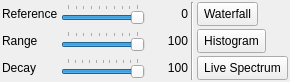
  <widget class="QDockWidget" name="displayDock">
   <property name="maximumSize">
    <size>
     <width>524287</width>
     <height>103</height>
    </size>
   </property>
   <property name="windowTitle">
    <string>Display Settings</string>
   </property>
   <attribute name="dockWidgetArea">
    <number>1</number>
   </attribute>
   <widget class="QWidget" name="dockWidgetContents_4">
    <property name="sizePolicy">
     <sizepolicy hsizetype="Preferred" vsizetype="Maximum">
      <horstretch>0</horstretch>
      <verstretch>0</verstretch>
     </sizepolicy>
    </property>
    <layout class="QGridLayout" name="gridLayout_5">
     <property name="margin">
      <number>2</number>
     </property>
     <property name="spacing">
      <number>3</number>
     </property>
     <item row="0" column="3">
      <widget class="QSlider" name="refLevel">
       <property name="toolTip">
        <string>Spectrum reference level</string>
       </property>
       <property name="minimum">
        <number>-9</number>
       </property>
       <property name="maximum">
        <number>0</number>
       </property>
       <property name="singleStep">
        <number>1</number>
       </property>
       <property name="pageStep">
        <number>1</number>
       </property>
       <property name="orientation">
        <enum>Qt::Horizontal</enum>
       </property>
       <property name="tickPosition">
        <enum>QSlider::TicksAbove</enum>
       </property>
       <property name="tickInterval">
        <number>1</number>
       </property>
      </widget>
     </item>
     <item row="3" column="2">
      <spacer name="verticalSpacer_4">
       <property name="orientation">
        <enum>Qt::Vertical</enum>
       </property>
       <property name="sizeHint" stdset="0">
        <size>
         <width>0</width>
         <height>0</height>
        </size>
       </property>
      </spacer>
     </item>
     <item row="0" column="2">
      <widget class="QLabel" name="label_5">
       <property name="text">
        <string>Reference</string>
       </property>
      </widget>
     </item>
     <item row="0" column="4">
      <widget class="QLabel" name="refLevelDisplay">
       <property name="minimumSize">
        <size>
         <width>40</width>
         <height>0</height>
        </size>
       </property>
       <property name="text">
        <string>0</string>
       </property>
       <property name="alignment">
        <set>Qt::AlignRight|Qt::AlignTrailing|Qt::AlignVCenter</set>
       </property>
      </widget>
     </item>
     <item row="1" column="4">
      <widget class="QLabel" name="levelRangeDisplay">
       <property name="minimumSize">
        <size>
         <width>40</width>
         <height>0</height>
        </size>
       </property>
       <property name="text">
        <string>100</string>
       </property>
       <property name="alignment">
        <set>Qt::AlignRight|Qt::AlignTrailing|Qt::AlignVCenter</set>
       </property>
      </widget>
     </item>
     <item row="1" column="2">
      <widget class="QLabel" name="label_6">
       <property name="text">
        <string>Range</string>
       </property>
      </widget>
     </item>
     <item row="1" column="3">
      <widget class="QSlider" name="levelRange">
       <property name="toolTip">
        <string>Spectrum range</string>
       </property>
       <property name="minimum">
        <number>1</number>
       </property>
       <property name="maximum">
        <number>10</number>
       </property>
       <property name="singleStep">
        <number>1</number>
       </property>
       <property name="pageStep">
        <number>1</number>
       </property>
       <property name="value">
        <number>10</number>
       </property>
       <property name="orientation">
        <enum>Qt::Horizontal</enum>
       </property>
       <property name="tickPosition">
        <enum>QSlider::TicksAbove</enum>
       </property>
       <property name="tickInterval">
        <number>1</number>
       </property>
      </widget>
     </item>
     <item row="2" column="2">
      <widget class="QLabel" name="label_7">
       <property name="text">
        <string>Decay</string>
       </property>
      </widget>
     </item>
     <item row="2" column="4">
      <widget class="QLabel" name="levelRangeDisplay_2">
       <property name="minimumSize">
        <size>
         <width>40</width>
         <height>0</height>
        </size>
       </property>
       <property name="text">
        <string>100</string>
       </property>
       <property name="alignment">
        <set>Qt::AlignRight|Qt::AlignTrailing|Qt::AlignVCenter</set>
       </property>
      </widget>
     </item>
     <item row="2" column="3">
      <widget class="QSlider" name="levelRange_2">
       <property name="toolTip">
        <string>Digital phosphor effect decay time</string>
       </property>
       <property name="maximum">
        <number>100</number>
       </property>
       <property name="singleStep">
        <number>10</number>
       </property>
       <property name="pageStep">
        <number>10</number>
       </property>
       <property name="value">
        <number>100</number>
       </property>
       <property name="orientation">
        <enum>Qt::Horizontal</enum>
       </property>
       <property name="tickPosition">
        <enum>QSlider::TicksAbove</enum>
       </property>
       <property name="tickInterval">
        <number>10</number>
       </property>
      </widget>
     </item>
     <item row="0" column="6">
      <widget class="QToolButton" name="waterfall">
       <property name="minimumSize">
        <size>
         <width>24</width>
         <height>24</height>
        </size>
       </property>
       <property name="toolTip">
        <string>Display waterfall</string>
       </property>
       <property name="text">
        <string>Waterfall</string>
       </property>
       <property name="icon">
        <iconset resource="resources/res.qrc">
         <normaloff>:/waterfall.png</normaloff>:/waterfall.png</iconset>
       </property>
       <property name="checkable">
        <bool>true</bool>
       </property>
      </widget>
     </item>
     <item row="1" column="6">
      <widget class="QToolButton" name="histogram">
       <property name="minimumSize">
        <size>
         <width>24</width>
         <height>24</height>
        </size>
       </property>
       <property name="toolTip">
        <string>Display phosphor effect spectrum</string>
       </property>
       <property name="text">
        <string>Histogram</string>
       </property>
       <property name="icon">
        <iconset resource="resources/res.qrc">
         <normaloff>:/histogram.png</normaloff>:/histogram.png</iconset>
       </property>
       <property name="checkable">
        <bool>true</bool>
       </property>
      </widget>
     </item>
     <item row="2" column="6">
      <widget class="QToolButton" name="liveSpectrum">
       <property name="minimumSize">
        <size>
         <width>24</width>
         <height>24</height>
        </size>
       </property>
       <property name="toolTip">
        <string>Display live spectrum</string>
       </property>
       <property name="text">
        <string>Live Spectrum</string>
       </property>
       <property name="icon">
        <iconset resource="resources/res.qrc">
         <normaloff>:/livespectrum.png</normaloff>:/livespectrum.png</iconset>
       </property>
       <property name="checkable">
        <bool>true</bool>
       </property>
      </widget>
     </item>
     <item row="0" column="5" rowspan="3">
      <widget class="Line" name="line_2">
       <property name="orientation">
        <enum>Qt::Vertical</enum>
       </property>
      </widget>
     </item>
    </layout>
   </widget>
  </widget>
